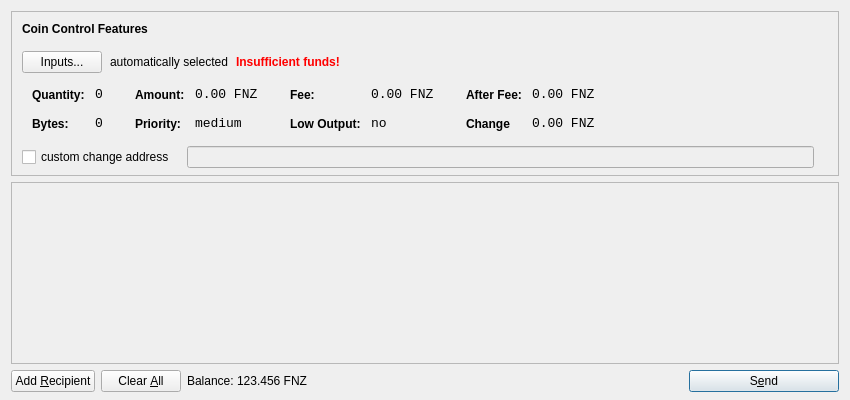
<?xml version="1.0" encoding="UTF-8"?>
<ui version="4.0">
 <class>SendCoinsDialog</class>
 <widget class="QDialog" name="SendCoinsDialog">
  <property name="geometry">
   <rect>
    <x>0</x>
    <y>0</y>
    <width>850</width>
    <height>400</height>
   </rect>
  </property>
  <property name="windowTitle">
   <string>Send Coins</string>
  </property>
  <layout class="QVBoxLayout" name="verticalLayout" stretch="0,1,0">
   <property name="bottomMargin">
    <number>8</number>
   </property>
   <item>
    <widget class="QFrame" name="frameCoinControl">
     <property name="sizePolicy">
      <sizepolicy hsizetype="Expanding" vsizetype="Expanding">
       <horstretch>0</horstretch>
       <verstretch>0</verstretch>
      </sizepolicy>
     </property>
     <property name="maximumSize">
      <size>
       <width>16777215</width>
       <height>16777215</height>
      </size>
     </property>
     <property name="frameShape">
      <enum>QFrame::StyledPanel</enum>
     </property>
     <property name="frameShadow">
      <enum>QFrame::Sunken</enum>
     </property>
     <layout class="QVBoxLayout" name="verticalLayoutCoinControl2">
      <property name="spacing">
       <number>-1</number>
      </property>
      <property name="leftMargin">
       <number>0</number>
      </property>
      <property name="topMargin">
       <number>0</number>
      </property>
      <property name="rightMargin">
       <number>0</number>
      </property>
      <property name="bottomMargin">
       <number>6</number>
      </property>
      <item>
       <layout class="QVBoxLayout" name="verticalLayoutCoinControl" stretch="0,0,0,0,1">
        <property name="spacing">
         <number>0</number>
        </property>
        <property name="leftMargin">
         <number>10</number>
        </property>
        <property name="topMargin">
         <number>10</number>
        </property>
        <item>
         <layout class="QHBoxLayout" name="horizontalLayoutCoinControl1">
          <property name="bottomMargin">
           <number>15</number>
          </property>
          <item>
           <widget class="QLabel" name="labelCoinControlFeatures">
            <property name="sizePolicy">
             <sizepolicy hsizetype="Preferred" vsizetype="Maximum">
              <horstretch>0</horstretch>
              <verstretch>0</verstretch>
             </sizepolicy>
            </property>
            <property name="font">
             <font>
              <weight>75</weight>
              <bold>true</bold>
             </font>
            </property>
            <property name="styleSheet">
             <string notr="true">font-weight:bold;</string>
            </property>
            <property name="text">
             <string>Coin Control Features</string>
            </property>
           </widget>
          </item>
         </layout>
        </item>
        <item>
         <layout class="QHBoxLayout" name="horizontalLayoutCoinControl2" stretch="0,0,0,0">
          <property name="spacing">
           <number>8</number>
          </property>
          <property name="bottomMargin">
           <number>10</number>
          </property>
          <item>
           <widget class="QPushButton" name="pushButtonCoinControl">
            <property name="styleSheet">
             <string notr="true"/>
            </property>
            <property name="text">
             <string>Inputs...</string>
            </property>
           </widget>
          </item>
          <item>
           <widget class="QLabel" name="labelCoinControlAutomaticallySelected">
            <property name="text">
             <string>automatically selected</string>
            </property>
            <property name="margin">
             <number>5</number>
            </property>
           </widget>
          </item>
          <item>
           <widget class="QLabel" name="labelCoinControlInsuffFunds">
            <property name="font">
             <font>
              <weight>75</weight>
              <bold>true</bold>
             </font>
            </property>
            <property name="styleSheet">
             <string notr="true">color:red;font-weight:bold;</string>
            </property>
            <property name="text">
             <string>Insufficient funds!</string>
            </property>
            <property name="margin">
             <number>5</number>
            </property>
           </widget>
          </item>
          <item>
           <spacer name="horizontalSpacerCoinControl">
            <property name="orientation">
             <enum>Qt::Horizontal</enum>
            </property>
            <property name="sizeHint" stdset="0">
             <size>
              <width>40</width>
              <height>1</height>
             </size>
            </property>
           </spacer>
          </item>
         </layout>
        </item>
        <item>
         <widget class="QWidget" name="widgetCoinControl" native="true">
          <property name="sizePolicy">
           <sizepolicy hsizetype="Preferred" vsizetype="Preferred">
            <horstretch>0</horstretch>
            <verstretch>0</verstretch>
           </sizepolicy>
          </property>
          <property name="minimumSize">
           <size>
            <width>0</width>
            <height>0</height>
           </size>
          </property>
          <property name="styleSheet">
           <string notr="true"/>
          </property>
          <layout class="QHBoxLayout" name="horizontalLayoutCoinControl5">
           <property name="margin">
            <number>0</number>
           </property>
           <item>
            <layout class="QHBoxLayout" name="horizontalLayoutCoinControl3" stretch="0,0,0,1">
             <property name="spacing">
              <number>20</number>
             </property>
             <property name="topMargin">
              <number>0</number>
             </property>
             <property name="bottomMargin">
              <number>10</number>
             </property>
             <item>
              <layout class="QFormLayout" name="formLayoutCoinControl1">
               <property name="horizontalSpacing">
                <number>10</number>
               </property>
               <property name="verticalSpacing">
                <number>14</number>
               </property>
               <property name="leftMargin">
                <number>10</number>
               </property>
               <property name="topMargin">
                <number>4</number>
               </property>
               <property name="rightMargin">
                <number>6</number>
               </property>
               <item row="0" column="0">
                <widget class="QLabel" name="labelCoinControlQuantityText">
                 <property name="styleSheet">
                  <string notr="true">font-weight:bold;</string>
                 </property>
                 <property name="text">
                  <string>Quantity:</string>
                 </property>
                 <property name="margin">
                  <number>0</number>
                 </property>
                </widget>
               </item>
               <item row="0" column="1">
                <widget class="QLabel" name="labelCoinControlQuantity">
                 <property name="font">
                  <font>
                   <family>Monospace</family>
                   <pointsize>10</pointsize>
                  </font>
                 </property>
                 <property name="cursor">
                  <cursorShape>IBeamCursor</cursorShape>
                 </property>
                 <property name="contextMenuPolicy">
                  <enum>Qt::ActionsContextMenu</enum>
                 </property>
                 <property name="text">
                  <string>0</string>
                 </property>
                 <property name="margin">
                  <number>0</number>
                 </property>
                 <property name="textInteractionFlags">
                  <set>Qt::LinksAccessibleByMouse|Qt::TextSelectableByKeyboard|Qt::TextSelectableByMouse</set>
                 </property>
                </widget>
               </item>
               <item row="1" column="0">
                <widget class="QLabel" name="labelCoinControlBytesText">
                 <property name="styleSheet">
                  <string notr="true">font-weight:bold;</string>
                 </property>
                 <property name="text">
                  <string>Bytes:</string>
                 </property>
                </widget>
               </item>
               <item row="1" column="1">
                <widget class="QLabel" name="labelCoinControlBytes">
                 <property name="font">
                  <font>
                   <family>Monospace</family>
                   <pointsize>10</pointsize>
                  </font>
                 </property>
                 <property name="cursor">
                  <cursorShape>IBeamCursor</cursorShape>
                 </property>
                 <property name="contextMenuPolicy">
                  <enum>Qt::ActionsContextMenu</enum>
                 </property>
                 <property name="text">
                  <string>0</string>
                 </property>
                 <property name="textInteractionFlags">
                  <set>Qt::LinksAccessibleByMouse|Qt::TextSelectableByKeyboard|Qt::TextSelectableByMouse</set>
                 </property>
                </widget>
               </item>
              </layout>
             </item>
             <item>
              <layout class="QFormLayout" name="formLayoutCoinControl2">
               <property name="horizontalSpacing">
                <number>10</number>
               </property>
               <property name="verticalSpacing">
                <number>14</number>
               </property>
               <property name="leftMargin">
                <number>6</number>
               </property>
               <property name="topMargin">
                <number>4</number>
               </property>
               <property name="rightMargin">
                <number>6</number>
               </property>
               <item row="0" column="0">
                <widget class="QLabel" name="labelCoinControlAmountText">
                 <property name="styleSheet">
                  <string notr="true">font-weight:bold;</string>
                 </property>
                 <property name="text">
                  <string>Amount:</string>
                 </property>
                 <property name="margin">
                  <number>0</number>
                 </property>
                </widget>
               </item>
               <item row="0" column="1">
                <widget class="QLabel" name="labelCoinControlAmount">
                 <property name="font">
                  <font>
                   <family>Monospace</family>
                   <pointsize>10</pointsize>
                  </font>
                 </property>
                 <property name="cursor">
                  <cursorShape>IBeamCursor</cursorShape>
                 </property>
                 <property name="contextMenuPolicy">
                  <enum>Qt::ActionsContextMenu</enum>
                 </property>
                 <property name="text">
                  <string>0.00 FNZ</string>
                 </property>
                 <property name="textInteractionFlags">
                  <set>Qt::LinksAccessibleByMouse|Qt::TextSelectableByKeyboard|Qt::TextSelectableByMouse</set>
                 </property>
                </widget>
               </item>
               <item row="1" column="0">
                <widget class="QLabel" name="labelCoinControlPriorityText">
                 <property name="styleSheet">
                  <string notr="true">font-weight:bold;</string>
                 </property>
                 <property name="text">
                  <string>Priority:</string>
                 </property>
                </widget>
               </item>
               <item row="1" column="1">
                <widget class="QLabel" name="labelCoinControlPriority">
                 <property name="font">
                  <font>
                   <family>Monospace</family>
                   <pointsize>10</pointsize>
                  </font>
                 </property>
                 <property name="cursor">
                  <cursorShape>IBeamCursor</cursorShape>
                 </property>
                 <property name="contextMenuPolicy">
                  <enum>Qt::ActionsContextMenu</enum>
                 </property>
                 <property name="text">
                  <string>medium</string>
                 </property>
                 <property name="textInteractionFlags">
                  <set>Qt::LinksAccessibleByMouse|Qt::TextSelectableByKeyboard|Qt::TextSelectableByMouse</set>
                 </property>
                </widget>
               </item>
              </layout>
             </item>
             <item>
              <layout class="QFormLayout" name="formLayoutCoinControl3">
               <property name="horizontalSpacing">
                <number>10</number>
               </property>
               <property name="verticalSpacing">
                <number>14</number>
               </property>
               <property name="leftMargin">
                <number>6</number>
               </property>
               <property name="topMargin">
                <number>4</number>
               </property>
               <property name="rightMargin">
                <number>6</number>
               </property>
               <item row="0" column="0">
                <widget class="QLabel" name="labelCoinControlFeeText">
                 <property name="styleSheet">
                  <string notr="true">font-weight:bold;</string>
                 </property>
                 <property name="text">
                  <string>Fee:</string>
                 </property>
                 <property name="margin">
                  <number>0</number>
                 </property>
                </widget>
               </item>
               <item row="0" column="1">
                <widget class="QLabel" name="labelCoinControlFee">
                 <property name="font">
                  <font>
                   <family>Monospace</family>
                   <pointsize>10</pointsize>
                  </font>
                 </property>
                 <property name="cursor">
                  <cursorShape>IBeamCursor</cursorShape>
                 </property>
                 <property name="contextMenuPolicy">
                  <enum>Qt::ActionsContextMenu</enum>
                 </property>
                 <property name="text">
                  <string>0.00 FNZ</string>
                 </property>
                 <property name="textInteractionFlags">
                  <set>Qt::LinksAccessibleByMouse|Qt::TextSelectableByKeyboard|Qt::TextSelectableByMouse</set>
                 </property>
                </widget>
               </item>
               <item row="1" column="0">
                <widget class="QLabel" name="labelCoinControlLowOutputText">
                 <property name="styleSheet">
                  <string notr="true">font-weight:bold;</string>
                 </property>
                 <property name="text">
                  <string>Low Output:</string>
                 </property>
                </widget>
               </item>
               <item row="1" column="1">
                <widget class="QLabel" name="labelCoinControlLowOutput">
                 <property name="font">
                  <font>
                   <family>Monospace</family>
                   <pointsize>10</pointsize>
                  </font>
                 </property>
                 <property name="cursor">
                  <cursorShape>IBeamCursor</cursorShape>
                 </property>
                 <property name="contextMenuPolicy">
                  <enum>Qt::ActionsContextMenu</enum>
                 </property>
                 <property name="text">
                  <string>no</string>
                 </property>
                 <property name="textInteractionFlags">
                  <set>Qt::LinksAccessibleByMouse|Qt::TextSelectableByKeyboard|Qt::TextSelectableByMouse</set>
                 </property>
                </widget>
               </item>
              </layout>
             </item>
             <item>
              <layout class="QFormLayout" name="formLayoutCoinControl4">
               <property name="horizontalSpacing">
                <number>10</number>
               </property>
               <property name="verticalSpacing">
                <number>14</number>
               </property>
               <property name="leftMargin">
                <number>6</number>
               </property>
               <property name="topMargin">
                <number>4</number>
               </property>
               <property name="rightMargin">
                <number>6</number>
               </property>
               <item row="0" column="0">
                <widget class="QLabel" name="labelCoinControlAfterFeeText">
                 <property name="styleSheet">
                  <string notr="true">font-weight:bold;</string>
                 </property>
                 <property name="text">
                  <string>After Fee:</string>
                 </property>
                 <property name="margin">
                  <number>0</number>
                 </property>
                </widget>
               </item>
               <item row="0" column="1">
                <widget class="QLabel" name="labelCoinControlAfterFee">
                 <property name="font">
                  <font>
                   <family>Monospace</family>
                   <pointsize>10</pointsize>
                  </font>
                 </property>
                 <property name="cursor">
                  <cursorShape>IBeamCursor</cursorShape>
                 </property>
                 <property name="contextMenuPolicy">
                  <enum>Qt::ActionsContextMenu</enum>
                 </property>
                 <property name="text">
                  <string>0.00 FNZ</string>
                 </property>
                 <property name="textInteractionFlags">
                  <set>Qt::LinksAccessibleByMouse|Qt::TextSelectableByKeyboard|Qt::TextSelectableByMouse</set>
                 </property>
                </widget>
               </item>
               <item row="1" column="0">
                <widget class="QLabel" name="labelCoinControlChangeText">
                 <property name="styleSheet">
                  <string notr="true">font-weight:bold;</string>
                 </property>
                 <property name="text">
                  <string>Change</string>
                 </property>
                </widget>
               </item>
               <item row="1" column="1">
                <widget class="QLabel" name="labelCoinControlChange">
                 <property name="font">
                  <font>
                   <family>Monospace</family>
                   <pointsize>10</pointsize>
                  </font>
                 </property>
                 <property name="cursor">
                  <cursorShape>IBeamCursor</cursorShape>
                 </property>
                 <property name="contextMenuPolicy">
                  <enum>Qt::ActionsContextMenu</enum>
                 </property>
                 <property name="text">
                  <string>0.00 FNZ</string>
                 </property>
                 <property name="textInteractionFlags">
                  <set>Qt::LinksAccessibleByMouse|Qt::TextSelectableByKeyboard|Qt::TextSelectableByMouse</set>
                 </property>
                </widget>
               </item>
              </layout>
             </item>
            </layout>
           </item>
          </layout>
         </widget>
        </item>
        <item>
         <layout class="QHBoxLayout" name="horizontalLayoutCoinControl4" stretch="0,0,0">
          <property name="spacing">
           <number>12</number>
          </property>
          <property name="sizeConstraint">
           <enum>QLayout::SetDefaultConstraint</enum>
          </property>
          <property name="topMargin">
           <number>5</number>
          </property>
          <property name="rightMargin">
           <number>5</number>
          </property>
          <item>
           <widget class="QCheckBox" name="checkBoxCoinControlChange">
            <property name="text">
             <string>custom change address</string>
            </property>
           </widget>
          </item>
          <item>
           <widget class="QLineEdit" name="lineEditCoinControlChange">
            <property name="enabled">
             <bool>false</bool>
            </property>
            <property name="sizePolicy">
             <sizepolicy hsizetype="Expanding" vsizetype="Fixed">
              <horstretch>0</horstretch>
              <verstretch>0</verstretch>
             </sizepolicy>
            </property>
           </widget>
          </item>
          <item>
           <widget class="QLabel" name="labelCoinControlChangeLabel">
            <property name="sizePolicy">
             <sizepolicy hsizetype="Preferred" vsizetype="Expanding">
              <horstretch>0</horstretch>
              <verstretch>0</verstretch>
             </sizepolicy>
            </property>
            <property name="minimumSize">
             <size>
              <width>0</width>
              <height>0</height>
             </size>
            </property>
            <property name="text">
             <string/>
            </property>
            <property name="margin">
             <number>3</number>
            </property>
           </widget>
          </item>
         </layout>
        </item>
        <item>
         <spacer name="verticalSpacerCoinControl">
          <property name="orientation">
           <enum>Qt::Vertical</enum>
          </property>
          <property name="sizeHint" stdset="0">
           <size>
            <width>800</width>
            <height>1</height>
           </size>
          </property>
         </spacer>
        </item>
       </layout>
      </item>
     </layout>
    </widget>
   </item>
   <item>
    <widget class="QScrollArea" name="scrollArea">
     <property name="widgetResizable">
      <bool>true</bool>
     </property>
     <widget class="QWidget" name="scrollAreaWidgetContents">
      <property name="geometry">
       <rect>
        <x>0</x>
        <y>0</y>
        <width>830</width>
        <height>165</height>
       </rect>
      </property>
      <layout class="QVBoxLayout" name="verticalLayout_2">
       <property name="margin">
        <number>0</number>
       </property>
       <item>
        <layout class="QVBoxLayout" name="entries">
         <property name="spacing">
          <number>6</number>
         </property>
        </layout>
       </item>
       <item>
        <spacer name="verticalSpacer">
         <property name="orientation">
          <enum>Qt::Vertical</enum>
         </property>
         <property name="sizeHint" stdset="0">
          <size>
           <width>20</width>
           <height>40</height>
          </size>
         </property>
        </spacer>
       </item>
      </layout>
     </widget>
    </widget>
   </item>
   <item>
    <layout class="QHBoxLayout" name="horizontalLayout">
     <item>
      <widget class="QPushButton" name="addButton">
       <property name="toolTip">
        <string>Send to multiple recipients at once</string>
       </property>
       <property name="text">
        <string>Add &amp;Recipient</string>
       </property>
       <property name="icon">
        <iconset resource="../bitcoin.qrc">
         <normaloff>:/icons/add</normaloff>:/icons/add</iconset>
       </property>
       <property name="autoDefault">
        <bool>false</bool>
       </property>
      </widget>
     </item>
     <item>
      <widget class="QPushButton" name="clearButton">
       <property name="sizePolicy">
        <sizepolicy hsizetype="Minimum" vsizetype="Fixed">
         <horstretch>0</horstretch>
         <verstretch>0</verstretch>
        </sizepolicy>
       </property>
       <property name="toolTip">
        <string>Remove all transaction fields</string>
       </property>
       <property name="text">
        <string>Clear &amp;All</string>
       </property>
       <property name="icon">
        <iconset resource="../bitcoin.qrc">
         <normaloff>:/icons/remove</normaloff>:/icons/remove</iconset>
       </property>
       <property name="autoRepeatDelay">
        <number>300</number>
       </property>
       <property name="autoDefault">
        <bool>false</bool>
       </property>
      </widget>
     </item>
     <item>
      <layout class="QHBoxLayout" name="horizontalLayout_2">
       <property name="spacing">
        <number>3</number>
       </property>
       <item>
        <widget class="QLabel" name="label">
         <property name="sizePolicy">
          <sizepolicy hsizetype="Preferred" vsizetype="Fixed">
           <horstretch>0</horstretch>
           <verstretch>0</verstretch>
          </sizepolicy>
         </property>
         <property name="text">
          <string>Balance:</string>
         </property>
        </widget>
       </item>
       <item>
        <widget class="QLabel" name="labelBalance">
         <property name="sizePolicy">
          <sizepolicy hsizetype="Preferred" vsizetype="Fixed">
           <horstretch>0</horstretch>
           <verstretch>0</verstretch>
          </sizepolicy>
         </property>
         <property name="cursor">
          <cursorShape>IBeamCursor</cursorShape>
         </property>
         <property name="text">
          <string>123.456 FNZ</string>
         </property>
         <property name="textInteractionFlags">
          <set>Qt::LinksAccessibleByMouse|Qt::TextSelectableByKeyboard|Qt::TextSelectableByMouse</set>
         </property>
        </widget>
       </item>
      </layout>
     </item>
     <item>
      <spacer name="horizontalSpacer">
       <property name="orientation">
        <enum>Qt::Horizontal</enum>
       </property>
       <property name="sizeHint" stdset="0">
        <size>
         <width>40</width>
         <height>20</height>
        </size>
       </property>
      </spacer>
     </item>
     <item>
      <widget class="QPushButton" name="sendButton">
       <property name="minimumSize">
        <size>
         <width>150</width>
         <height>0</height>
        </size>
       </property>
       <property name="toolTip">
        <string>Confirm the send action</string>
       </property>
       <property name="text">
        <string>S&amp;end</string>
       </property>
       <property name="icon">
        <iconset resource="../bitcoin.qrc">
         <normaloff>:/icons/send</normaloff>:/icons/send</iconset>
       </property>
       <property name="default">
        <bool>true</bool>
       </property>
      </widget>
     </item>
    </layout>
   </item>
  </layout>
 </widget>
 <resources>
  <include location="../bitcoin.qrc"/>
 </resources>
 <connections/>
</ui>
